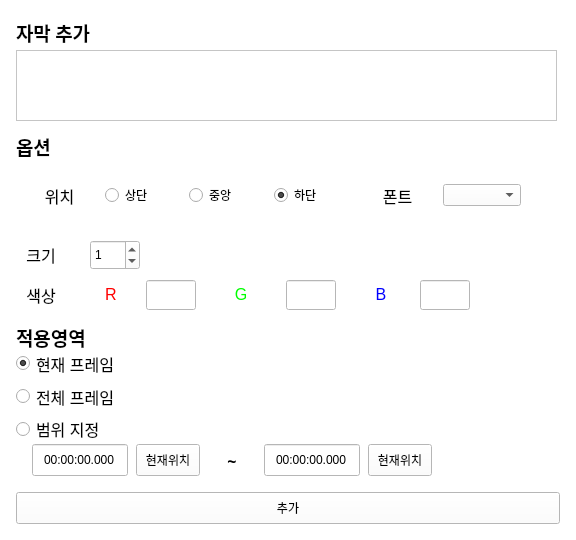
    <widget class="QWidget" name="w_addsubtitle" native="true">
     <property name="geometry">
      <rect>
       <x>0</x>
       <y>0</y>
       <width>576</width>
       <height>540</height>
      </rect>
     </property>
     <property name="styleSheet">
      <string notr="true">background-color: #ffffff;</string>
     </property>
     <widget class="QLabel" name="label_addsubtitle_title">
      <property name="geometry">
       <rect>
        <x>16</x>
        <y>16</y>
        <width>111</width>
        <height>32</height>
       </rect>
      </property>
      <property name="font">
       <font>
        <family>Noto Sans KR</family>
        <pointsize>14</pointsize>
        <bold>true</bold>
       </font>
      </property>
      <property name="text">
       <string>자막 추가</string>
      </property>
     </widget>
     <widget class="QLabel" name="label_44">
      <property name="geometry">
       <rect>
        <x>16</x>
        <y>322</y>
        <width>91</width>
        <height>31</height>
       </rect>
      </property>
      <property name="font">
       <font>
        <family>Noto Sans KR</family>
        <pointsize>14</pointsize>
        <bold>true</bold>
       </font>
      </property>
      <property name="text">
       <string>적용영역</string>
      </property>
     </widget>
     <widget class="QPushButton" name="btn_addsubtitle_apply">
      <property name="geometry">
       <rect>
        <x>16</x>
        <y>492</y>
        <width>544</width>
        <height>32</height>
       </rect>
      </property>
      <property name="styleSheet">
       <string notr="true"/>
      </property>
      <property name="text">
       <string>추가</string>
      </property>
      <property name="autoDefault">
       <bool>false</bool>
      </property>
      <property name="flat">
       <bool>false</bool>
      </property>
     </widget>
     <widget class="QLineEdit" name="edt_addsubtitle_rangestart">
      <property name="geometry">
       <rect>
        <x>32</x>
        <y>444</y>
        <width>96</width>
        <height>32</height>
       </rect>
      </property>
      <property name="text">
       <string>00:00:00.000</string>
      </property>
      <property name="alignment">
       <set>Qt::AlignCenter</set>
      </property>
     </widget>
     <widget class="QPushButton" name="btn_addsubtitle_rangestarttocurrent">
      <property name="geometry">
       <rect>
        <x>136</x>
        <y>444</y>
        <width>64</width>
        <height>32</height>
       </rect>
      </property>
      <property name="styleSheet">
       <string notr="true">b</string>
      </property>
      <property name="text">
       <string>현재위치</string>
      </property>
      <property name="flat">
       <bool>false</bool>
      </property>
     </widget>
     <widget class="QPushButton" name="btn_addsubtitle_rangeendtocurrent">
      <property name="geometry">
       <rect>
        <x>368</x>
        <y>444</y>
        <width>64</width>
        <height>32</height>
       </rect>
      </property>
      <property name="styleSheet">
       <string notr="true">b</string>
      </property>
      <property name="text">
       <string>현재위치</string>
      </property>
      <property name="flat">
       <bool>false</bool>
      </property>
     </widget>
     <widget class="QLineEdit" name="edt_addsubtitle_rangeend">
      <property name="geometry">
       <rect>
        <x>264</x>
        <y>444</y>
        <width>96</width>
        <height>32</height>
       </rect>
      </property>
      <property name="text">
       <string>00:00:00.000</string>
      </property>
      <property name="alignment">
       <set>Qt::AlignCenter</set>
      </property>
     </widget>
     <widget class="QLabel" name="label_45">
      <property name="geometry">
       <rect>
        <x>216</x>
        <y>444</y>
        <width>32</width>
        <height>32</height>
       </rect>
      </property>
      <property name="font">
       <font>
        <family>Noto Sans KR</family>
        <pointsize>12</pointsize>
        <bold>true</bold>
       </font>
      </property>
      <property name="text">
       <string>~</string>
      </property>
      <property name="alignment">
       <set>Qt::AlignCenter</set>
      </property>
     </widget>
     <widget class="QLabel" name="label_addsubtitle_option">
      <property name="geometry">
       <rect>
        <x>16</x>
        <y>130</y>
        <width>111</width>
        <height>32</height>
       </rect>
      </property>
      <property name="font">
       <font>
        <family>Noto Sans KR</family>
        <pointsize>14</pointsize>
        <bold>true</bold>
       </font>
      </property>
      <property name="text">
       <string>옵션</string>
      </property>
     </widget>
     <widget class="QWidget" name="layoutWidget_13">
      <property name="geometry">
       <rect>
        <x>16</x>
        <y>350</y>
        <width>111</width>
        <height>92</height>
       </rect>
      </property>
      <layout class="QVBoxLayout" name="verticalLayout_11">
       <item>
        <widget class="QRadioButton" name="rbtn_addsubtitle_currentframe">
         <property name="font">
          <font>
           <pointsize>12</pointsize>
          </font>
         </property>
         <property name="text">
          <string>현재 프레임</string>
         </property>
         <property name="checked">
          <bool>true</bool>
         </property>
        </widget>
       </item>
       <item>
        <widget class="QRadioButton" name="rbtn_addsubtitle_allframe">
         <property name="font">
          <font>
           <pointsize>12</pointsize>
          </font>
         </property>
         <property name="text">
          <string>전체 프레임</string>
         </property>
        </widget>
       </item>
       <item>
        <widget class="QRadioButton" name="rbtn_addsubtitle_rangeframe">
         <property name="font">
          <font>
           <pointsize>12</pointsize>
          </font>
         </property>
         <property name="text">
          <string>범위 지정</string>
         </property>
        </widget>
       </item>
      </layout>
     </widget>
     <widget class="QLabel" name="label_addsubtitle_font_size">
      <property name="geometry">
       <rect>
        <x>16</x>
        <y>240</y>
        <width>50</width>
        <height>30</height>
       </rect>
      </property>
      <property name="font">
       <font>
        <pointsize>12</pointsize>
       </font>
      </property>
      <property name="text">
       <string>크기</string>
      </property>
      <property name="alignment">
       <set>Qt::AlignCenter</set>
      </property>
     </widget>
     <widget class="QTextEdit" name="edt_addsubtitle_subtitle">
      <property name="geometry">
       <rect>
        <x>16</x>
        <y>50</y>
        <width>541</width>
        <height>71</height>
       </rect>
      </property>
     </widget>
     <widget class="QWidget" name="horizontalLayoutWidget">
      <property name="geometry">
       <rect>
        <x>20</x>
        <y>170</y>
        <width>501</width>
        <height>51</height>
       </rect>
      </property>
      <layout class="QHBoxLayout" name="horizontalLayout_3">
       <property name="bottomMargin">
        <number>0</number>
       </property>
       <item>
        <widget class="QLabel" name="label_addsubtitle_location">
         <property name="font">
          <font>
           <pointsize>12</pointsize>
          </font>
         </property>
         <property name="text">
          <string>위치</string>
         </property>
         <property name="alignment">
          <set>Qt::AlignCenter</set>
         </property>
        </widget>
       </item>
       <item>
        <widget class="QRadioButton" name="radioBtn_addsubtitle_top">
         <property name="text">
          <string>상단</string>
         </property>
        </widget>
       </item>
       <item>
        <widget class="QRadioButton" name="radioBtn_addsubtitle_middle">
         <property name="text">
          <string>중앙</string>
         </property>
        </widget>
       </item>
       <item>
        <widget class="QRadioButton" name="radioBtn_addsubtitle_low">
         <property name="text">
          <string>하단</string>
         </property>
         <property name="checked">
          <bool>true</bool>
         </property>
        </widget>
       </item>
       <item>
        <widget class="QLabel" name="label_addsubtitle_font">
         <property name="font">
          <font>
           <pointsize>12</pointsize>
          </font>
         </property>
         <property name="text">
          <string>폰트</string>
         </property>
         <property name="alignment">
          <set>Qt::AlignCenter</set>
         </property>
        </widget>
       </item>
       <item>
        <widget class="QComboBox" name="cmbox_addsubtitle_font">
         <property name="currentText">
          <string/>
         </property>
        </widget>
       </item>
      </layout>
     </widget>
     <widget class="QSpinBox" name="spbox_addsubtitle_font_size">
      <property name="geometry">
       <rect>
        <x>90</x>
        <y>240</y>
        <width>50</width>
        <height>30</height>
       </rect>
      </property>
      <property name="value">
       <number>1</number>
      </property>
     </widget>
     <widget class="QLabel" name="label_addsubtitle_color">
      <property name="geometry">
       <rect>
        <x>16</x>
        <y>280</y>
        <width>50</width>
        <height>30</height>
       </rect>
      </property>
      <property name="font">
       <font>
        <pointsize>12</pointsize>
       </font>
      </property>
      <property name="text">
       <string>색상</string>
      </property>
      <property name="alignment">
       <set>Qt::AlignCenter</set>
      </property>
     </widget>
     <widget class="QLabel" name="label_addsubtitle_color_red">
      <property name="geometry">
       <rect>
        <x>86</x>
        <y>280</y>
        <width>50</width>
        <height>30</height>
       </rect>
      </property>
      <property name="font">
       <font>
        <pointsize>12</pointsize>
       </font>
      </property>
      <property name="text">
       <string>&lt;html&gt;&lt;head/&gt;&lt;body&gt;&lt;p&gt;&lt;span style=&quot; color:#ff0000;&quot;&gt;R&lt;/span&gt;&lt;/p&gt;&lt;/body&gt;&lt;/html&gt;</string>
      </property>
      <property name="alignment">
       <set>Qt::AlignCenter</set>
      </property>
     </widget>
     <widget class="QLabel" name="label_addsubtitle_color_green">
      <property name="geometry">
       <rect>
        <x>216</x>
        <y>280</y>
        <width>50</width>
        <height>30</height>
       </rect>
      </property>
      <property name="font">
       <font>
        <pointsize>12</pointsize>
       </font>
      </property>
      <property name="text">
       <string>&lt;html&gt;&lt;head/&gt;&lt;body&gt;&lt;p&gt;&lt;span style=&quot; color:#00ff00;&quot;&gt;G&lt;/span&gt;&lt;/p&gt;&lt;/body&gt;&lt;/html&gt;</string>
      </property>
      <property name="alignment">
       <set>Qt::AlignCenter</set>
      </property>
     </widget>
     <widget class="QLabel" name="label_addsubtitle_color_blue">
      <property name="geometry">
       <rect>
        <x>356</x>
        <y>280</y>
        <width>50</width>
        <height>30</height>
       </rect>
      </property>
      <property name="font">
       <font>
        <pointsize>12</pointsize>
       </font>
      </property>
      <property name="text">
       <string>&lt;html&gt;&lt;head/&gt;&lt;body&gt;&lt;p&gt;&lt;span style=&quot; color:#0000ff;&quot;&gt;B&lt;/span&gt;&lt;/p&gt;&lt;/body&gt;&lt;/html&gt;</string>
      </property>
      <property name="alignment">
       <set>Qt::AlignCenter</set>
      </property>
     </widget>
     <widget class="QLineEdit" name="edt_addsubtitle_color_red">
      <property name="geometry">
       <rect>
        <x>146</x>
        <y>280</y>
        <width>50</width>
        <height>30</height>
       </rect>
      </property>
     </widget>
     <widget class="QLineEdit" name="edt_addsubtitle_color_green">
      <property name="geometry">
       <rect>
        <x>286</x>
        <y>280</y>
        <width>50</width>
        <height>30</height>
       </rect>
      </property>
     </widget>
     <widget class="QLineEdit" name="edt_addsubtitle_color_blue">
      <property name="geometry">
       <rect>
        <x>420</x>
        <y>280</y>
        <width>50</width>
        <height>30</height>
       </rect>
      </property>
     </widget>
    </widget>
